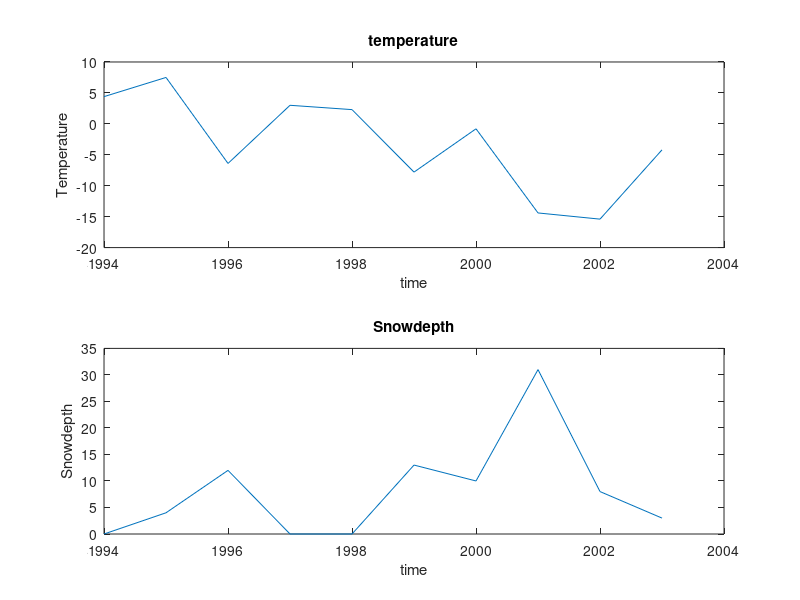

Source code (MATLAB):
load stockholm-snow.mat
for i=1:10
	time(i)=A(3*i-2);
	temperature(i)=A(3*i-1);
	snowdepth(i)=A(3*i);
end

%ax=plotyy(time,temperature,time,snowdepth,@plot);

%figure
subplot(2,1,1)
plot(time,temperature)
xlabel('time')
ylabel('Temperature')
title('temperature')
subplot(2,1,2)
plot(time,snowdepth)
xlabel('time')
ylabel('Snowdepth')
title('Snowdepth')

